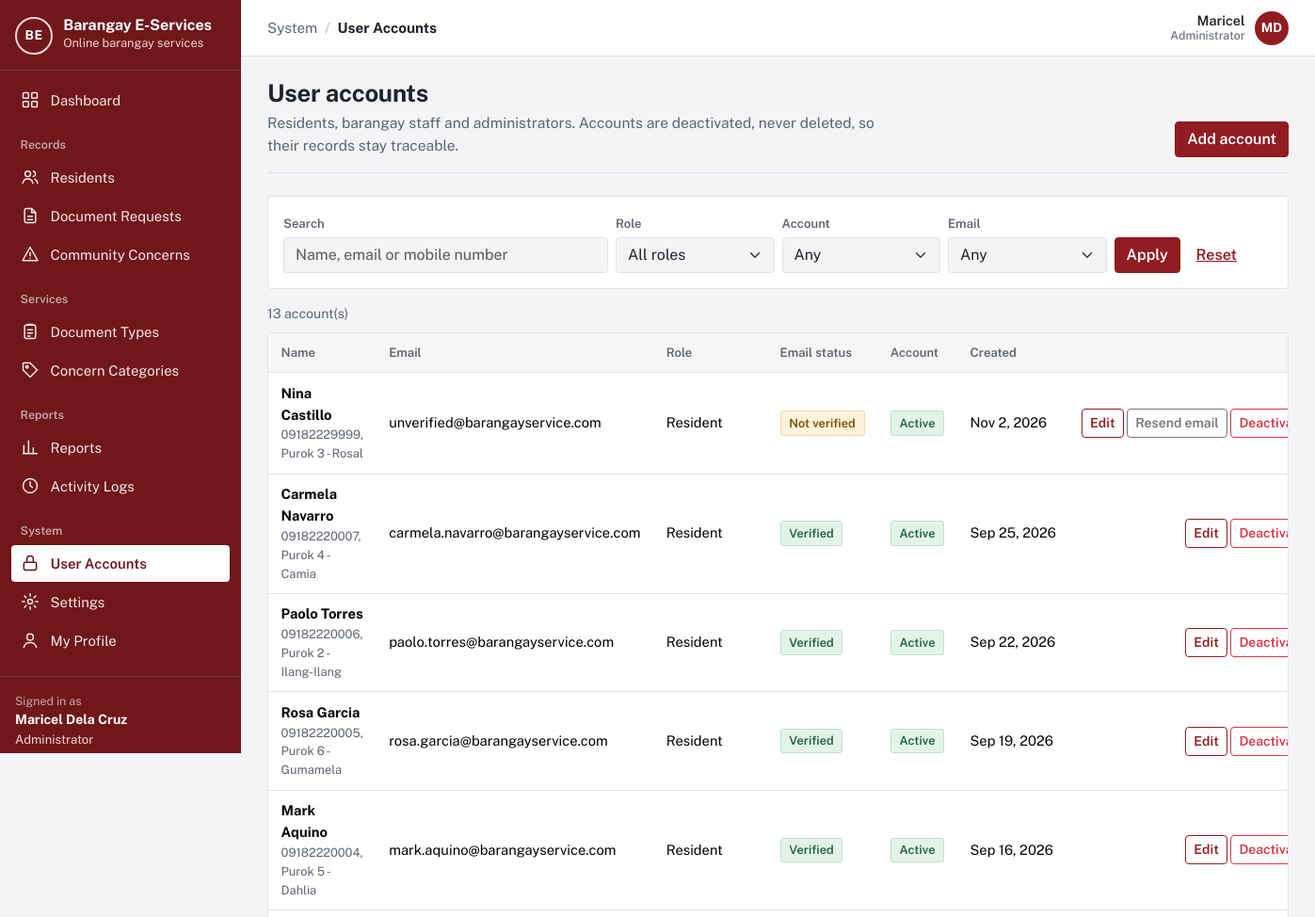
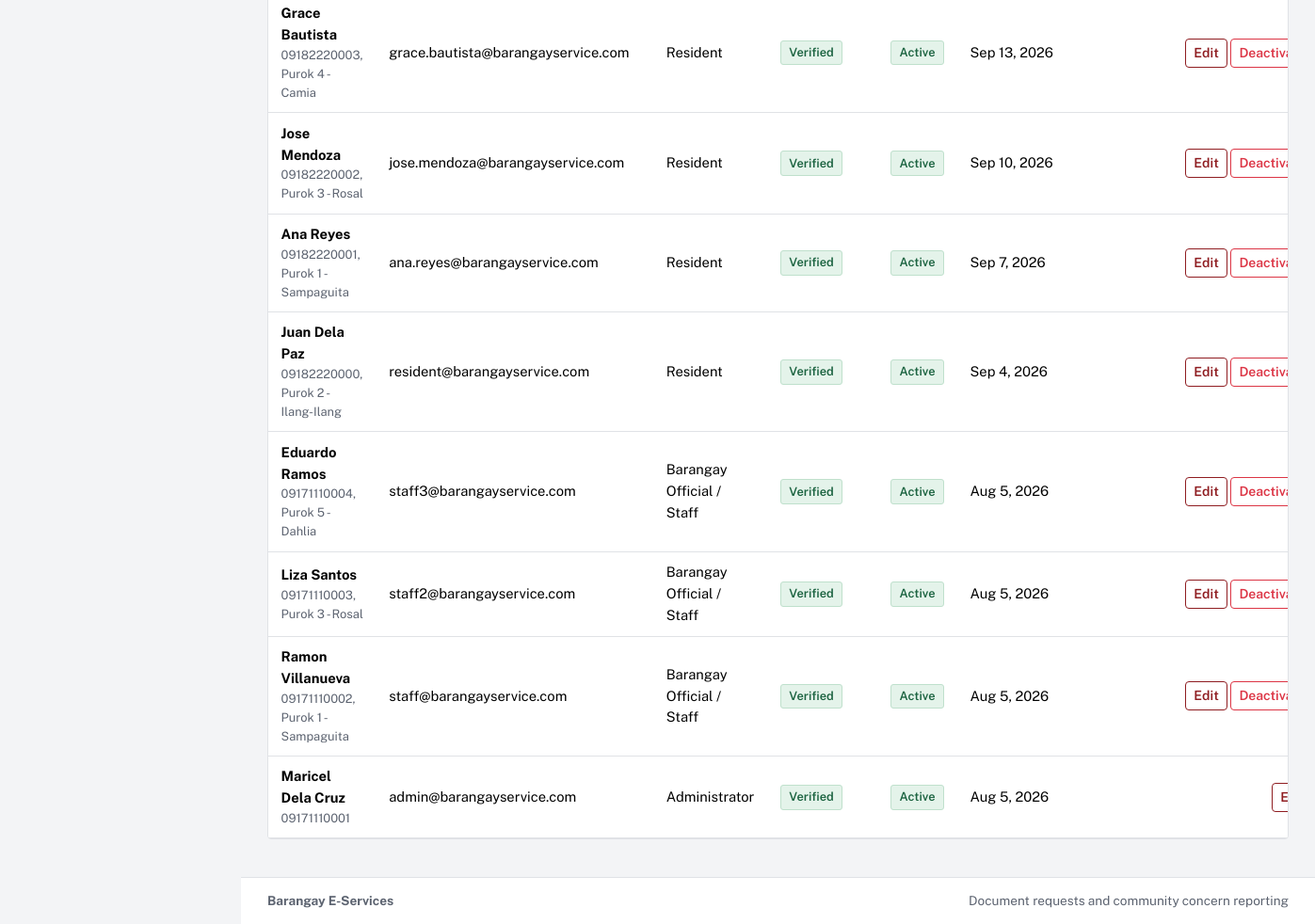
Before: /admin/users.php (signed in) with the older database file (2 pictures, top to bottom).
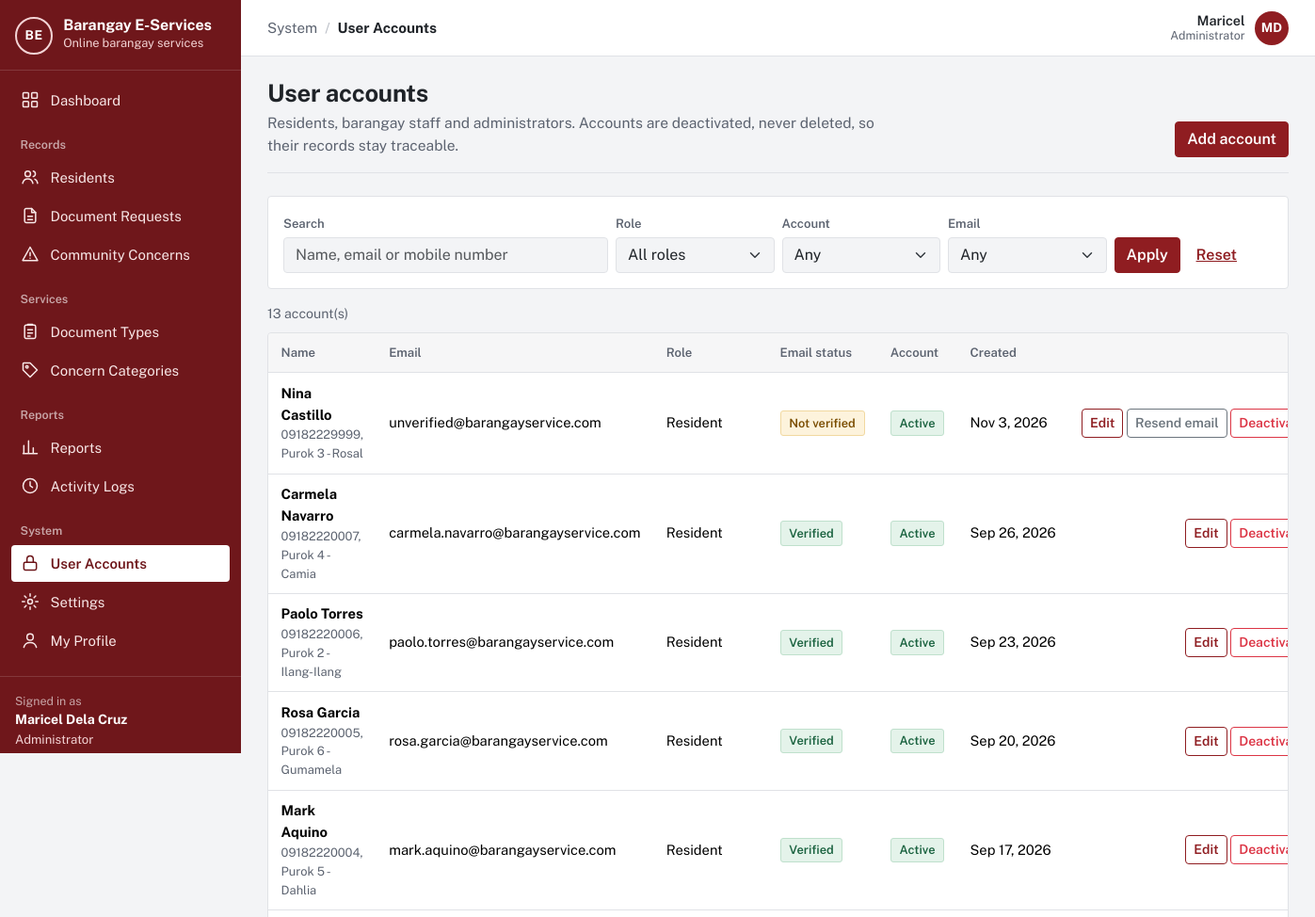
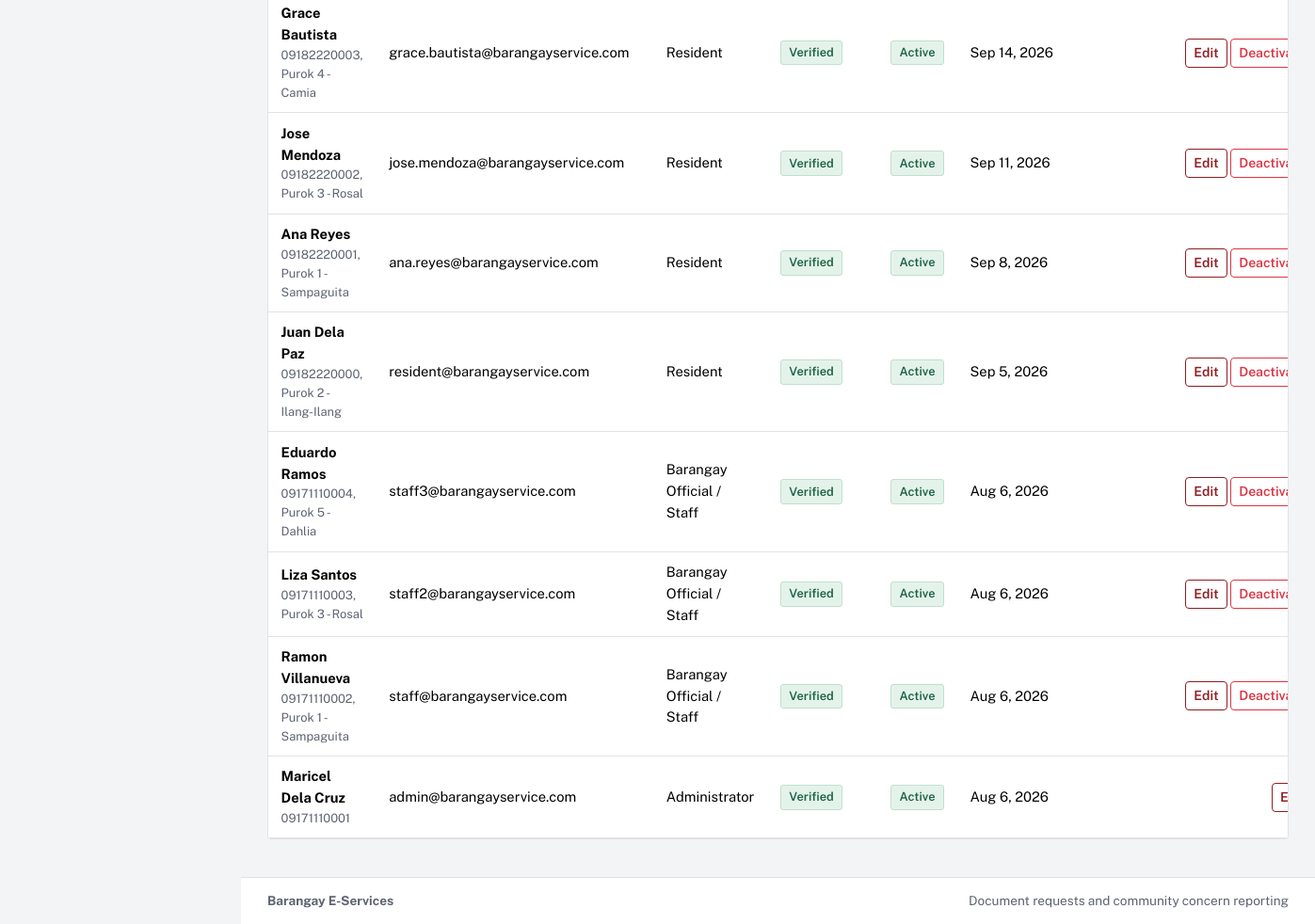
After: the same page with the newer database file (2 pictures, top to bottom).
### tables this page shows
CREATE TABLE `users` (
  `user_id` int(10) unsigned NOT NULL AUTO_INCREMENT,
  `role_id` tinyint(3) unsigned NOT NULL,
  `purok_id` smallint(5) unsigned DEFAULT NULL,
  `first_name` varchar(60) NOT NULL,
  `last_name` varchar(60) NOT NULL,
  `email` varchar(120) NOT NULL,
  `contact_no` varchar(13) DEFAULT NULL,
  `street_address` varchar(150) DEFAULT NULL,
  `password_hash` varchar(255) NOT NULL,
  `email_verified_at` datetime DEFAULT NULL,
  `is_active` tinyint(1) NOT NULL DEFAULT 1,
  `failed_logins` tinyint(3) unsigned NOT NULL DEFAULT 0,
  `locked_until` datetime DEFAULT NULL,
  `created_at` datetime NOT NULL DEFAULT current_timestamp(),
  `updated_at` datetime NOT NULL DEFAULT current_timestamp() ON UPDATE current_timestamp(),
  PRIMARY KEY (`user_id`),
  UNIQUE KEY `email` (`email`),
  KEY `fk_users_purok` (`purok_id`),
  KEY `idx_users_role` (`role_id`),
  CONSTRAINT `fk_users_purok` FOREIGN KEY (`purok_id`) REFERENCES `puroks` (`purok_id`) ON DELETE SET NULL,
  CONSTRAINT `fk_users_role` FOREIGN KEY (`role_id`) REFERENCES `roles` (`role_id`)
);

CREATE TABLE `roles` (
  `role_id` tinyint(3) unsigned NOT NULL,
  `role_key` varchar(20) NOT NULL,
  `role_name` varchar(50) NOT NULL,
  PRIMARY KEY (`role_id`),
  UNIQUE KEY `role_key` (`role_key`)
);

CREATE TABLE `puroks` (
  `purok_id` smallint(5) unsigned NOT NULL AUTO_INCREMENT,
  `purok_name` varchar(60) NOT NULL,
  PRIMARY KEY (`purok_id`),
  UNIQUE KEY `purok_name` (`purok_name`)
);

### app/lib/helpers.php (called while the page is built, shortened)
<?php
function e($value): string
{
    return htmlspecialchars((string) ($value ?? ''), ENT_QUOTES | ENT_SUBSTITUTE, 'UTF-8');
}
function base_path(): string
{
    static $base = null;
    if ($base === null) {
        $script = realpath($_SERVER['SCRIPT_FILENAME'] ?? '') ?: '';
        $root   = realpath(APP_ROOT) ?: APP_ROOT;
        $rel    = str_replace('\\', '/', substr($script, strlen($root)));
        $name   = str_replace('\\', '/', $_SERVER['SCRIPT_NAME'] ?? '');
        $base   = ($rel !== '' && str_ends_with($name, $rel)) ? substr($name, 0, -strlen($rel)) : '';
        $base   = rtrim($base, '/');
    }
    return $base;
}
function url(string $path = ''): string
{
    return base_path() . '/' . ltrim($path, '/');
}
function asset(string $path): string
{
    return url('assets/' . ltrim($path, '/'));
}
function query_param(string $key, string $default = ''): string
{
    $value = $_GET[$key] ?? $default;
    return is_string($value) ? trim($value) : $default;
}
function format_date(?string $datetime, string $format = 'M j, Y'): string
{
    return $datetime ? date($format, strtotime($datetime)) : '—';
}
function full_name(array $row, string $prefix = ''): string
{
    return trim(($row[$prefix . 'first_name'] ?? '') . ' ' . ($row[$prefix . 'last_name'] ?? ''));
}
function paginate(int $total, int $perPage = 15): array
{
    $page = max(1, (int) ($_GET['page'] ?? 1));
    $totalPages = max(1, (int) ceil($total / $perPage));
    $page = min($page, $totalPages);
    return [$perPage, ($page - 1) * $perPage, $page, $totalPages];
}

### app/lib/auth.php (called while the page is built, shortened)
<?php
function current_user(bool $refresh = false): ?array
{
    static $user = false;
    if ($user !== false && !$refresh) {
        return $user;
    }
    $user = null;
    if (!empty($_SESSION['user_id'])) {
        $user = db_one(
            'SELECT u.user_id, u.first_name, u.last_name, u.email, u.contact_no, u.street_address, u.purok_id,
                    u.email_verified_at, u.is_active, u.created_at, r.role_key, r.role_name
               FROM users u JOIN roles r ON r.role_id = u.role_id
              WHERE u.user_id = ?',
            [(int) $_SESSION['user_id']]
        );
    }
    return $user;
}
function is_verified(?array $user = null): bool
{
    $user = $user ?? current_user();
    return $user !== null && !empty($user['email_verified_at']);
}
function home_path_for_role(?string $role): string
{
    return match ($role) {
        ROLE_ADMIN    => 'admin/dashboard.php',
        ROLE_STAFF    => 'staff/dashboard.php',
        ROLE_RESIDENT => 'resident/dashboard.php',
        default       => 'auth/login.php',
    };
}
function require_login(bool $mustBeVerified = true): array
{
    $user = current_user();
    return $user;
}
function require_role(string ...$roles): array
{
    $user = require_login();
    return $user;
}

### app/lib/db.php (called while the page is built, shortened)
<?php
function db(): mysqli
{
    static $conn = null;
    if ($conn === null) {
        $conn = new mysqli(
            config('db.host'),
            config('db.user'),
            config('db.password'),
            config('db.name'),
            (int) config('db.port', 3306)
        );
        $conn->set_charset('utf8mb4');
        $conn->query("SET time_zone = '+08:00'");
    }
    return $conn;
}
function db_query(string $sql, array $params = []): mysqli_stmt
{
    $stmt = db()->prepare($sql);
    if ($params) {
        $types = '';
        foreach ($params as $p) {
            $types .= is_int($p) ? 'i' : (is_float($p) ? 'd' : 's');
        }
        $stmt->bind_param($types, ...array_values($params));
    }
    $stmt->execute();
    return $stmt;
}
function db_all(string $sql, array $params = []): array
{
    $result = db_query($sql, $params)->get_result();
    return $result ? $result->fetch_all(MYSQLI_ASSOC) : [];
}
function db_one(string $sql, array $params = []): ?array
{
    $result = db_query($sql, $params)->get_result();
    $row = $result ? $result->fetch_assoc() : null;
    return $row ?: null;
}
function db_value(string $sql, array $params = [])
{
    $row = db_one($sql, $params);
    return $row ? reset($row) : null;
}

### admin/users.php (the view, shortened to what this page needs)
<?php
require __DIR__ . '/../app/bootstrap.php';
$admin = require_role(ROLE_ADMIN);
$f = [
    'q'        => query_param('q'),
    'role'     => in_array(query_param('role'), [ROLE_ADMIN, ROLE_STAFF, ROLE_RESIDENT], true) ? query_param('role') : '',
    'status'   => in_array(query_param('status'), ['active', 'inactive'], true) ? query_param('status') : '',
    'verified' => in_array(query_param('verified'), ['0', '1'], true) ? query_param('verified') : '',
];
$where = [];
$params = [];
$whereSql = $where ? 'WHERE ' . implode(' AND ', $where) : '';
$from = "FROM users u JOIN roles r ON r.role_id = u.role_id LEFT JOIN puroks p ON p.purok_id = u.purok_id $whereSql";
$total = (int) db_value("SELECT COUNT(*) $from", $params);
[$limit, $offset, $page, $pages] = paginate($total);
$rows = db_all(
    "SELECT u.user_id, u.first_name, u.last_name, u.email, u.contact_no, u.email_verified_at, u.is_active, u.created_at,
            r.role_key, r.role_name, p.purok_name $from ORDER BY u.created_at DESC, u.user_id DESC LIMIT ? OFFSET ?",
    array_merge($params, [$limit, $offset])
);
$activeNav = 'users';
require APP_ROOT . '/app/views/header.php';
?>
<div class="page-head">
  <div><h1>User accounts</h1><p>Residents, barangay staff and administrators. Accounts are deactivated, never deleted, so their records stay traceable.</p></div>
  <div class="page-actions"><a class="btn btn-primary" href="<?= e(url('admin/user-form.php')) ?>">Add account</a></div>
</div>
<form class="filters" method="get" role="search">
  <div class="row g-2 align-items-end">
    <div class="col-md-4"><label class="form-label" for="q">Search</label><input class="form-control" id="q" name="q" value="<?= e($f['q']) ?>" placeholder="Name, email or mobile number"></div>
    <div class="col-6 col-md-2"><label class="form-label" for="role">Role</label>
      <select class="form-select" id="role" name="role"><option value="">All roles</option>
        <option value="admin" <?= $f['role'] === 'admin' ? 'selected' : '' ?>>Administrator</option></select></div>
    <div class="col-6 col-md-2"><label class="form-label" for="status">Account</label>
      <select class="form-select" id="status" name="status"><option value="">Any</option>
        <option value="inactive" <?= $f['status'] === 'inactive' ? 'selected' : '' ?>>Deactivated</option></select></div>
    <div class="col-6 col-md-2"><label class="form-label" for="verified">Email</label>
      <select class="form-select" id="verified" name="verified"><option value="">Any</option>
        <option value="0" <?= $f['verified'] === '0' ? 'selected' : '' ?>>Not verified</option></select></div>
    <div class="col-auto"><button class="btn btn-primary" type="submit">Apply</button> <a class="btn btn-link" href="<?= e(url('admin/users.php')) ?>">Reset</a></div>
  </div>
</form>
<div class="result-meta"><span><?= $total ?> account(s)</span></div>
<div class="table-wrap">
  <?php if (!$rows): ?><div class="empty"><p>No accounts match these filters.</p></div><?php else: ?>
  <table class="table">
    <thead><tr><th scope="col">Name</th><th scope="col">Email</th><th scope="col">Role</th><th scope="col">Email status</th><th scope="col">Account</th><th scope="col">Created</th><th scope="col"><span class="visually-hidden">Actions</span></th></tr></thead>
    <tbody>
    <?php foreach ($rows as $r): ?>
      <tr>
        <td><strong><?= e(full_name($r)) ?></strong><div class="small text-muted"><?= e($r['contact_no']) ?><?= $r['purok_name'] ? ', ' . e($r['purok_name']) : '' ?></div></td>
        <td><?= e($r['email']) ?></td>
        <td><?= e($r['role_name']) ?></td>
        <td><?= $r['email_verified_at'] ? '<span class="status status-done">Verified</span>' : '<span class="status status-ready">Not verified</span>' ?></td>
        <td><?= $r['is_active'] ? '<span class="status status-done">Active</span>' : '<span class="status status-muted">Deactivated</span>' ?></td>
        <td class="nowrap"><?= e(format_date($r['created_at'])) ?></td>
        <td class="text-end nowrap">
          <a class="btn btn-sm btn-outline-primary" href="<?= e(url('admin/user-form.php?id=' . (int) $r['user_id'])) ?>">Edit<span class="visually-hidden"> <?= e(full_name($r)) ?></span></a>
          <form method="post" class="d-inline">
            <?php if (!$r['email_verified_at']): ?><button class="btn btn-sm btn-outline-secondary" name="op" value="resend">Resend email</button><?php endif; ?>
            <?php if ((int) $r['user_id'] !== (int) $admin['user_id']): ?>
              <?php if ($r['is_active']): ?>
                <button class="btn btn-sm btn-outline-danger" name="op" value="deactivate" data-confirm="Deactivate <?= e(full_name($r)) ?>? They will not be able to sign in.">Deactivate</button>
              <?php else: ?>
                <button class="btn btn-sm btn-outline-secondary" name="op" value="activate">Activate</button>
              <?php endif; ?>
            <?php endif; ?>
          </form>
        </td>
      </tr>
    <?php endforeach; ?>
    </tbody>
  </table>
  <?php endif; ?>
</div>
<?php require APP_ROOT . '/app/views/footer.php'; ?>

### app/views/header.php (shortened to what this page needs)
<?php
$user = current_user();
$role = $user['role_key'] ?? null;
$verified = $user && is_verified($user);
$activeNav = $activeNav ?? '';
$appLayout = $user && $verified;
$groups = [];
if ($appLayout && $role === ROLE_ADMIN) {
    $groups = [
        '' => ['dashboard' => ['admin/dashboard.php', 'Dashboard', 'dashboard']],
        'Records' => [
            'residents' => ['residents.php', 'Residents', 'residents'],
            'requests'  => ['requests.php', 'Document Requests', 'document'],
            'concerns'  => ['concerns.php', 'Community Concerns', 'concern'],
        ],
        'Services' => [
            'doctypes'   => ['admin/document-types.php', 'Document Types', 'services'],
            'categories' => ['admin/categories.php', 'Concern Categories', 'category'],
        ],
        'Reports' => [
            'reports' => ['reports.php', 'Reports', 'reports'],
            'logs'    => ['admin/logs.php', 'Activity Logs', 'logs'],
        ],
        'System' => [
            'users'    => ['admin/users.php', 'User Accounts', 'accounts'],
            'settings' => ['admin/settings.php', 'Settings', 'settings'],
            'profile'  => ['profile.php', 'My Profile', 'profile'],
        ],
    ];
}
$crumbGroup = '';
$crumbItem = $pageTitle ?? '';
foreach ($groups as $label => $items) {
    if (isset($items[$activeNav])) {
        $crumbGroup = $label;
        $crumbItem = $items[$activeNav][1];
    }
}
?><!doctype html>
<html lang="en">
<head>
  <link rel="stylesheet" href="<?= e(asset('vendor/bootstrap/bootstrap.min.css')) ?>">
  <link rel="stylesheet" href="<?= e(asset('css/app.css')) ?>">
</head>
<body class="<?= $appLayout ? 'app-body' : 'public-body' ?>">
<?php if ($appLayout): ?>
<div class="app-shell">
  <aside class="sidebar offcanvas-lg offcanvas-start" id="sidebar" tabindex="-1" aria-label="Main navigation">
    <div class="sidebar-brand">
      <a class="brand" href="<?= e(url(home_path_for_role($role))) ?>">
        <?= render_app_mark() ?>
        <span class="brand-text">
          <span class="brand-name"><?= e(app_name()) ?></span>
          <span class="brand-sub">Online barangay services</span>
        </span>
      </a>
    </div>
    <nav class="sidebar-nav">
      <?php foreach ($groups as $label => $items): ?>
        <?php if ($label !== ''): ?><div class="sidebar-heading"><?= e($label) ?></div><?php endif; ?>
        <ul class="sidebar-list">
          <?php foreach ($items as $key => [$path, $itemLabel, $iconName]): ?>
            <li>
              <a class="sidebar-link<?= $key === $activeNav ? ' active' : '' ?>" <?= $key === $activeNav ? 'aria-current="page"' : '' ?> href="<?= e(url($path)) ?>">
                <?= icon($iconName) ?><span><?= e($itemLabel) ?></span>
              </a>
            </li>
          <?php endforeach; ?>
        </ul>
      <?php endforeach; ?>
    </nav>
    <div class="sidebar-user">
      <div class="sidebar-user-label">Signed in as</div>
      <div class="sidebar-user-name"><?= e(full_name($user)) ?></div>
      <div class="sidebar-user-role"><?= e($user['role_name']) ?></div>
      <form method="post" action="<?= e(url('auth/logout.php')) ?>">
      </form>
    </div>
  </aside>
  <div class="app-main">
    <header class="topbar">
      <nav class="topbar-crumb" aria-label="You are here">
        <?php if ($crumbGroup !== ''): ?><span class="crumb-group"><?= e($crumbGroup) ?></span><span class="crumb-sep" aria-hidden="true">/</span><?php endif; ?>
        <span class="crumb-item"><?= e($crumbItem) ?></span>
      </nav>
      <div class="topbar-user">
        <span class="topbar-user-text"><span class="topbar-user-name"><?= e($user['first_name']) ?></span><span class="topbar-user-role"><?= e($user['role_name']) ?></span></span>
        <a class="avatar" href="<?= e(url('profile.php')) ?>" title="My profile" aria-label="My profile"><?= e(mb_strtoupper(mb_substr($user['first_name'], 0, 1) . mb_substr($user['last_name'], 0, 1))) ?></a>
      </div>
    </header>
    <main id="main" class="page">
<?php endif; ?>

### app/lib/settings.php (shortened to what this page needs)
<?php
function app_name(): string
{
    return APP_NAME;
}
function render_app_mark(): string
{
    return '<span class="brand-seal" aria-hidden="true">BE</span>';
}

### app/lib/icons.php (shortened to what this page needs)
<?php
function icon(string $name, string $class = 'icon'): string
{
    return '<svg class="' . e($class) . '" viewBox="0 0 24 24" width="20" height="20" aria-hidden="true" focusable="false" fill="none" stroke="currentColor" stroke-width="1.8" stroke-linecap="round" stroke-linejoin="round">'
        . (ICONS[$name] ?? '') . '</svg>';
}

### app/views/footer.php (shortened to what this page needs)
<?php $appLayout = $appLayout ?? false; ?>
</main>
<footer class="<?= $appLayout ? 'app-footer' : 'site-footer' ?>">
  <div class="<?= $appLayout ? 'app-footer-inner' : 'container-xl' ?>">
    <span><strong><?= e(app_name()) ?></strong></span>
    <span>Document requests and community concern reporting</span>
  </div>
</footer>
<?php if ($appLayout): ?>
  </div>
</div>
<?php endif; ?>
</body>
</html>

Changed rows visible on the page:
changed users "Maricel Dela Cruz": created_at "Aug 5, 2026" → "Aug 6, 2026"
changed users "Nina Castillo": created_at "Nov 2, 2026" → "Nov 3, 2026"
changed users "Carmela Navarro": created_at "Sep 25, 2026" → "Sep 26, 2026"
changed users "Paolo Torres": created_at "Sep 22, 2026" → "Sep 23, 2026"
changed users "Rosa Garcia": created_at "Sep 19, 2026" → "Sep 20, 2026"
changed users "Mark Aquino": created_at "Sep 16, 2026" → "Sep 17, 2026"
changed users "Grace Bautista": created_at "Sep 13, 2026" → "Sep 14, 2026"
changed users "Jose Mendoza": created_at "Sep 10, 2026" → "Sep 11, 2026"
changed users "Ana Reyes": created_at "Sep 7, 2026" → "Sep 8, 2026"
changed users "Juan Dela Paz": created_at "Sep 4, 2026" → "Sep 5, 2026"
changed users "Eduardo Ramos": created_at "Aug 5, 2026" → "Aug 6, 2026"
changed users "Liza Santos": created_at "Aug 5, 2026" → "Aug 6, 2026"
changed users "Ramon Villanueva": created_at "Aug 5, 2026" → "Aug 6, 2026"
